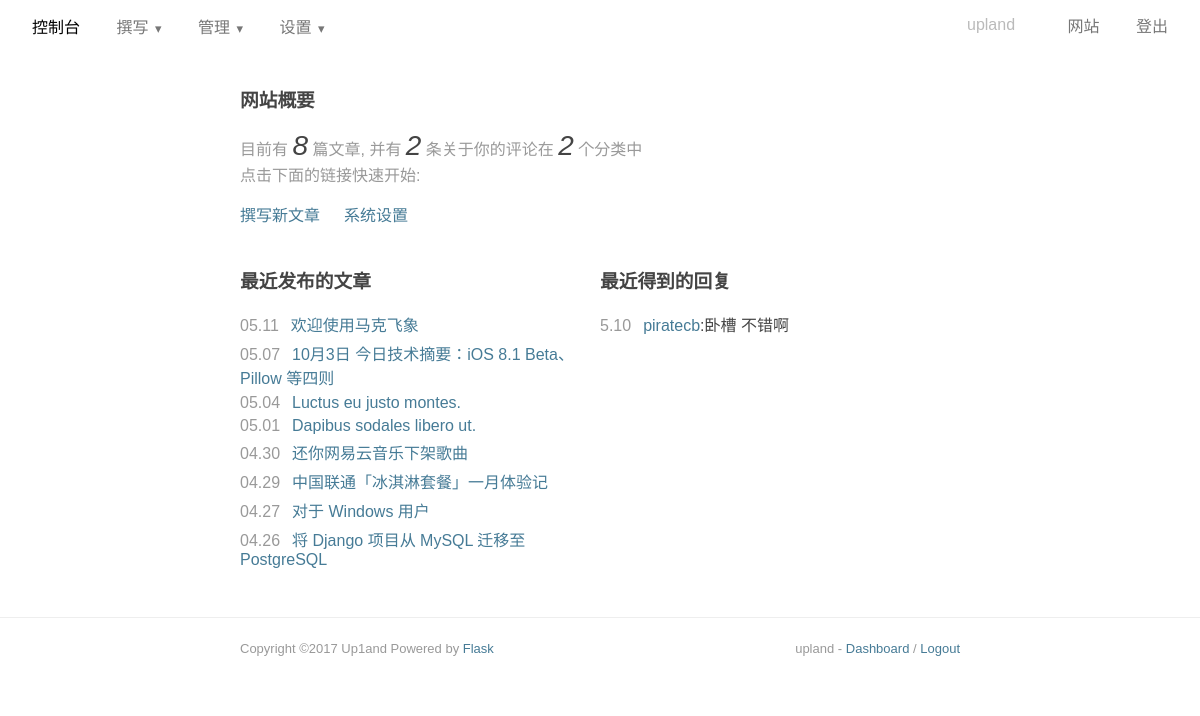
The app's page /dashboard/ (signed in) with its own data.
### app/models.py (models this page shows, shortened)
class User(db.Model):
    __tablename__ = 'users'
    id = db.Column(db.Integer, primary_key=True)
    username = db.Column(db.String(64), unique=True, index=True)
    nickname = db.Column(db.String(64))
    email = db.Column(db.String(64))
    password_hash = db.Column(db.String)
    token = db.Column(db.String)
    role = db.Column(db.Boolean)
    posts = db.relationship('Post', backref='author', lazy='dynamic')
    @property
    def password(self):
        raise AttributeError('password is not a readable attribute')

class Post(db.Model):
    __tablename__ = 'posts'
    id = db.Column(db.Integer, primary_key=True)
    title = db.Column(db.String(64))
    slug = db.Column(db.String(64))
    content = db.Column(db.String)
    created = db.Column(db.DateTime, default=datetime.datetime.utcnow)
    modified = db.Column(db.DateTime, onupdate=datetime.datetime.utcnow)
    type = db.Column(db.String(10), default='post')
    status = db.Column(db.Boolean)
    order = db.Column(db.Integer, default=0)
    views = db.Column(db.Integer, default=1)
    comment_status = db.Column(db.Boolean)
    author_id = db.Column(db.Integer, db.ForeignKey('users.id'))
    metas = db.relationship('Meta',
                        secondary=post_metas,
                        backref=db.backref('posts', lazy='dynamic'))

### app/dashboard/views.py (the view)
@dashboard.route('/')
@login_required
def index():
    posts = Post.query.filter_by(type='post').order_by(Post.created.desc())
    return render_template('dashboard/index.html', posts=posts)

### app/models.py (called while the page is built)
@login_manager.user_loader
def load_user(user_id):
    return User.query.get(int(user_id))

### app/templates/dashboard/index.html (shortened to what this page needs)
{% extends "dashboard/base.html" %}
{% block content %}
<div class="brief">
    <h3>网站概要</h3>
    <div class="welcome-board">
            <p>目前有 <em>{{ posts.count() }}</em> 篇文章, 并有 <em>2</em> 条关于你的评论在 <em>2</em> 个分类中 <br>点击下面的链接快速开始:</p>
            <ul class="clearfix">
                <li><a href="{{ url_for('dashboard.write_post') }}">撰写新文章</a></li>
                <li><a href="#">系统设置</a></li>
            </ul>
    </div>
    <div class="recent-board">
        <section class="latest-link pure-u-1-2">
            <h3>最近发布的文章</h3>
            <ul>
            {% for post in posts[:10] %}
                <li><span>{{ post.created|strftime('%m.%d') }}</span><a href="{{ url_for('main.post', post_id=post.id) }}" target="_blank">{{ post.title }}</a></li>
            {% endfor %}
            </ul>
        </section>
        <section class="latest-link pure-u-1-2">
                <h3>最近得到的回复</h3>
                <ul>
                    <li><span>5.10</span><a href="#comment-2" class="title" target="_blank"></a><a href="#"  target="_blank">piratecb</a>:卧槽 不错啊</li>
                </ul>
        </section>
    </div>
</div>
{% endblock %}

### app/templates/dashboard/header.html (shortened to what this page needs)
<div class="header pure-g">
    <div class="wrapper pure-u-1">
        <div class="menu-dashboard">
            <div class="pure-menu pure-menu-horizontal">
                <ul class="pure-menu-list">
                    <li class="pure-menu-item pure-menu-selected"><a href="{{ url_for('dashboard.index') }}" class="pure-menu-link">控制台</a></li>
                    <li class="pure-menu-item pure-menu-has-children pure-menu-allow-hover">
                        <a href="#" class="pure-menu-link">撰写</a>
                    </li>
                    <li class="pure-menu-item pure-menu-has-children pure-menu-allow-hover">
                        <a href="#" class="pure-menu-link">管理</a>
                    </li>
                    <li class="pure-menu-item pure-menu-has-children pure-menu-allow-hover">
                        <a href="#" class="pure-menu-link">设置</a>
                    </li>
                </ul>
            </div>
        </div>
        <div class="menu-profile">
            <div class="pure-menu pure-menu-horizontal">
                <ul class="pure-menu-list">
                    <li class="pure-menu-item pure-menu-disabled"><a href="#" class="pure-menu-link">{{ current_user.username }}</a></li>
                    <li class="pure-menu-item"><a href="{{ url_for('main.index') }}" class="pure-menu-link">网站</a></li>
                    <li class="pure-menu-item"><a href="{{ url_for('main.logout') }}" class="pure-menu-link">登出</a></li>
                </ul>
            </div>
        </div>
    </div>
</div>

### app/templates/footer.html
<div class="footer pure-g">
    <div class="wrapper pure-u-1 pure-u-md-4-5 pure-u-lg-3-5">
        <p>
            Copyright ©2017 Up1and Powered by <a class="banquan" href="https://github.com/pallets/flask">Flask</a>
            <span style="float: right">
                {% if current_user.is_authenticated %}
                {{ current_user.username }} -
                <a href="{{ url_for('dashboard.index') }}">Dashboard</a> /
                <a href="{{ url_for('main.logout') }}">Logout</a>
                {% else %}
                <a href="{{ url_for('main.login') }}">Login</a>
                {% endif %}
            </span>
        </p>
    </div>
</div>

### app/static/css/pure-min.css (style rules this page uses)
html { font-family:sans-serif;-ms-text-size-adjust:100%;-webkit-text-size-adjust:100% }
body { margin:0 }
article,aside,details,figcaption,figure,footer,header,hgroup,main,menu,nav,section,summary { display:block }
a { background-color:transparent }
.pure-button,.pure-form input:not([type]),.pure-menu { box-sizing:border-box }
.pure-g { letter-spacing:-.31em;text-rendering:optimizespeed;font-family:FreeSans,Arimo,"Droid Sans",Helvetica,Arial,sans-serif;display:-webkit-box;display:-webkit-flex;display:-ms-flexbox;display:flex;-webkit-flex-flow:row wrap;-ms-flex-flow:row wrap;flex-flow:row wrap;-webkit-align-content:flex-start;-ms-flex-line-pack:start;align-content:flex-start }
.pure-u,.pure-u-1,.pure-u-1-1,.pure-u-1-12,.pure-u-1-2,.pure-u-1-24,.pure-u-1-3,.pure-u-1-4,.pure-u-1-5,.pure-u-1-6,.pure-u-1-8,.pure-u-10-24,.pure-u-11-12,.pure-u-11-24,.pure-u-12-24,.pure-u-13-24,.pure-u-14-24,.pure-u-15-24,.pure-u-16-24,.pure-u-17-24,.pure-u-18-24,.pure-u-19-24,.pure-u-2-24,.pure-u-2-3,.pure-u-2-5,.pure-u-20-24,.pure-u-21-24,.pure-u-22-24,.pure-u-23-24,.pure-u-24-24,.pure-u-3-24,.pure-u-3-4,.pure-u-3-5,.pure-u-3-8,.pure-u-4-24,.pure-u-4-5,.pure-u-5-12,.pure-u-5-24,.pure-u-5-5,.pure-u-5-6,.pure-u-5-8,.pure-u-6-24,.pure-u-7-12,.pure-u-7-24,.pure-u-7-8,.pure-u-8-24,.pure-u-9-24 { letter-spacing:normal;word-spacing:normal;vertical-align:top;text-rendering:auto;display:inline-block;zoom:1 }
.pure-g [class*=pure-u] { font-family:sans-serif }
.pure-u-1-2,.pure-u-12-24 { width:50% }
.pure-u-1,.pure-u-1-1,.pure-u-24-24,.pure-u-5-5 { width:100% }
.pure-menu-item,.pure-menu-list { position:relative }
.pure-menu-list { list-style:none;margin:0;padding:0 }
.pure-menu-item { padding:0;margin:0;height:100% }
.pure-menu-heading,.pure-menu-link { display:block;text-decoration:none;white-space:nowrap }
.pure-menu-horizontal { width:100%;white-space:nowrap }
.pure-menu-horizontal .pure-menu-list { display:inline-block }
.pure-menu-horizontal .pure-menu-heading,.pure-menu-horizontal .pure-menu-item,.pure-menu-horizontal .pure-menu-separator { display:inline-block;zoom:1;vertical-align:middle }
.pure-menu-has-children>.pure-menu-link:after { padding-left:.5em;content:"\25B8";font-size:small }
.pure-menu-horizontal .pure-menu-has-children>.pure-menu-link:after { content:"\25BE" }
.pure-menu-link { color:#777 }
.pure-menu-disabled,.pure-menu-heading,.pure-menu-link { padding:.5em 1em }
.pure-menu-disabled { opacity:.5 }
.pure-menu-selected .pure-menu-link,.pure-menu-selected .pure-menu-link:visited { color:#000 }

### app/static/css/grids-responsive-min.css (style rules this page uses)
@media screen and (min-width:48em) { .pure-u-md-1,.pure-u-md-1-1,.pure-u-md-1-2,.pure-u-md-1-3,.pure-u-md-2-3,.pure-u-md-1-4,.pure-u-md-3-4,.pure-u-md-1-5,.pure-u-md-2-5,.pure-u-md-3-5,.pure-u-md-4-5,.pure-u-md-5-5,.pure-u-md-1-6,.pure-u-md-5-6,.pure-u-md-1-8,.pure-u-md-3-8,.pure-u-md-5-8,.pure-u-md-7-8,.pure-u-md-1-12,.pure-u-md-5-12,.pure-u-md-7-12,.pure-u-md-11-12,.pure-u-md-1-24,.pure-u-md-2-24,.pure-u-md-3-24,.pure-u-md-4-24,.pure-u-md-5-24,.pure-u-md-6-24,.pure-u-md-7-24,.pure-u-md-8-24,.pure-u-md-9-24,.pure-u-md-10-24,.pure-u-md-11-24,.pure-u-md-12-24,.pure-u-md-13-24,.pure-u-md-14-24,.pure-u-md-15-24,.pure-u-md-16-24,.pure-u-md-17-24,.pure-u-md-18-24,.pure-u-md-19-24,.pure-u-md-20-24,.pure-u-md-21-24,.pure-u-md-22-24,.pure-u-md-23-24,.pure-u-md-24-24 { display:inline-block;*display:inline;zoom:1;letter-spacing:normal;word-spacing:normal;vertical-align:top;text-rendering:auto } }
@media screen and (min-width:48em) { .pure-u-md-4-5 { width:80%;*width:79.969% } }
@media screen and (min-width:64em) { .pure-u-lg-1,.pure-u-lg-1-1,.pure-u-lg-1-2,.pure-u-lg-1-3,.pure-u-lg-2-3,.pure-u-lg-1-4,.pure-u-lg-3-4,.pure-u-lg-1-5,.pure-u-lg-2-5,.pure-u-lg-3-5,.pure-u-lg-4-5,.pure-u-lg-5-5,.pure-u-lg-1-6,.pure-u-lg-5-6,.pure-u-lg-1-8,.pure-u-lg-3-8,.pure-u-lg-5-8,.pure-u-lg-7-8,.pure-u-lg-1-12,.pure-u-lg-5-12,.pure-u-lg-7-12,.pure-u-lg-11-12,.pure-u-lg-1-24,.pure-u-lg-2-24,.pure-u-lg-3-24,.pure-u-lg-4-24,.pure-u-lg-5-24,.pure-u-lg-6-24,.pure-u-lg-7-24,.pure-u-lg-8-24,.pure-u-lg-9-24,.pure-u-lg-10-24,.pure-u-lg-11-24,.pure-u-lg-12-24,.pure-u-lg-13-24,.pure-u-lg-14-24,.pure-u-lg-15-24,.pure-u-lg-16-24,.pure-u-lg-17-24,.pure-u-lg-18-24,.pure-u-lg-19-24,.pure-u-lg-20-24,.pure-u-lg-21-24,.pure-u-lg-22-24,.pure-u-lg-23-24,.pure-u-lg-24-24 { display:inline-block;*display:inline;zoom:1;letter-spacing:normal;word-spacing:normal;vertical-align:top;text-rendering:auto } }
@media screen and (min-width:64em) { .pure-u-lg-3-5 { width:60%;*width:59.969% } }

### records on screen
User: username "upland"
Post: created|strftime "05.11", title "欢迎使用马克飞象"
Post: created|strftime "05.07", title "10月3日 今日技术摘要：iOS 8.1 Beta、Pillow 等四则"
Post: created|strftime "05.04", title "Luctus eu justo montes."
Post: created|strftime "05.01", title "Dapibus sodales libero ut."
Post: created|strftime "04.30", title "还你网易云音乐下架歌曲"
Post: created|strftime "04.29", title "中国联通「冰淇淋套餐」一月体验记"
Post: created|strftime "04.27", title "对于 Windows 用户"
Post: created|strftime "04.26", title "将 Django 项目从 MySQL 迁移至 PostgreSQL"

### other values on screen
{{ posts.count() }} "8"
